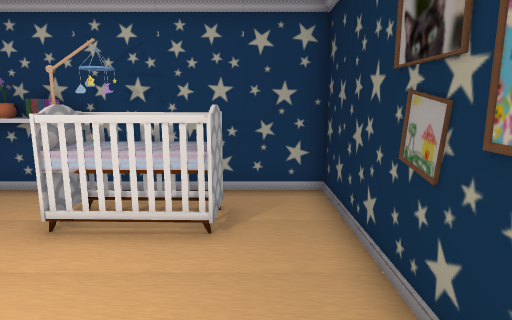
view 1 (above)

12 first-person views from a walk through a 3-D level made in the Unity game engine. The camera is 1.2 m above the floor, tilts 10° down and sees 75° across. Doors are open. The floor is counted in squares, 0.5 m on a side. Each view is taken from the middle of a square. On the plan, view 1 faces up. The plan holds only what a view shows up to about 20 squares ahead; the rest is blank. The place goes on beyond the plan. The player is left out. Some animated figures are left out. Some surface patterns are stand-ins.

view 2
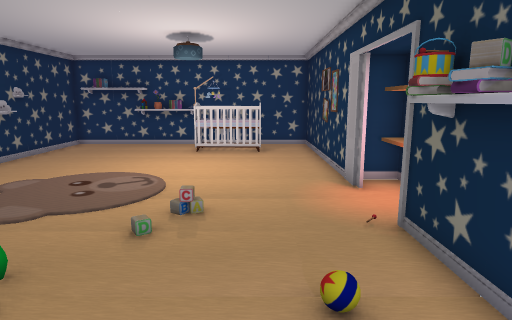

view 3
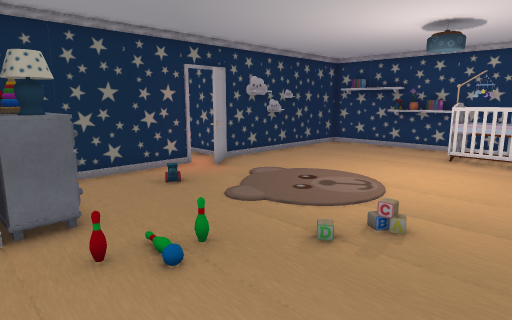

view 4
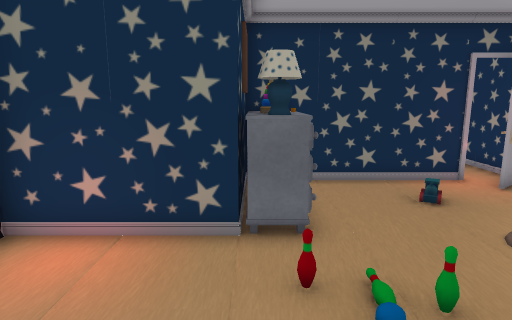

view 5
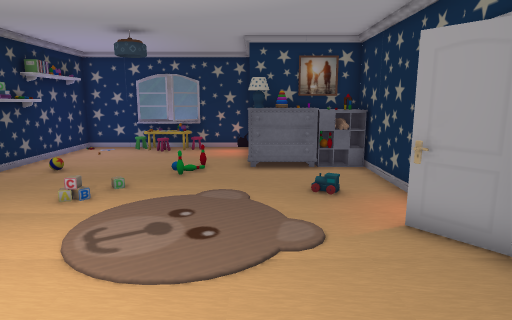

view 6
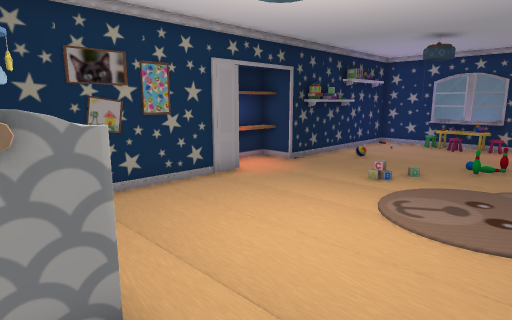

view 7
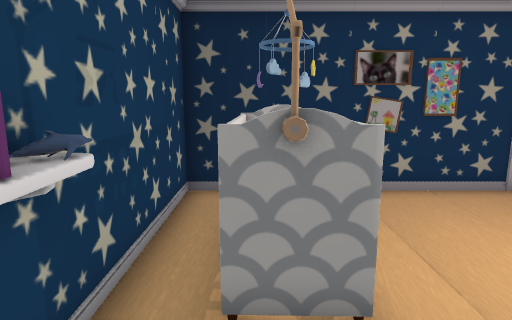

view 8
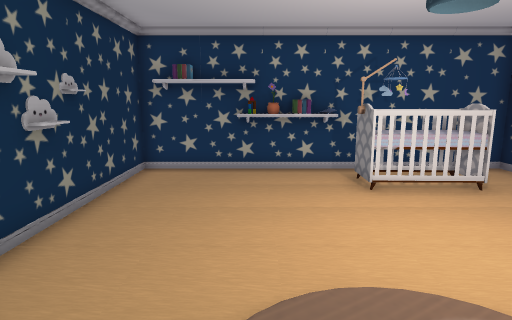

view 9
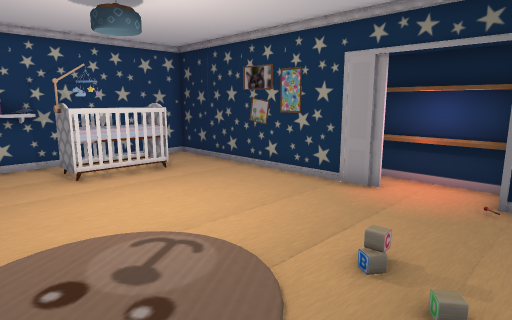

view 10
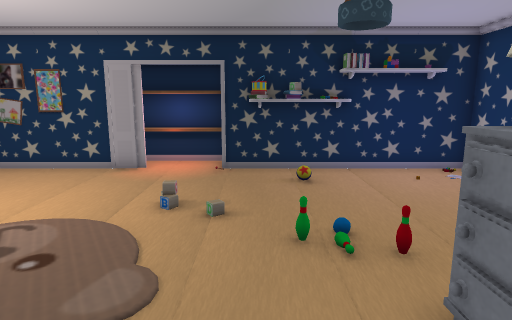

view 11
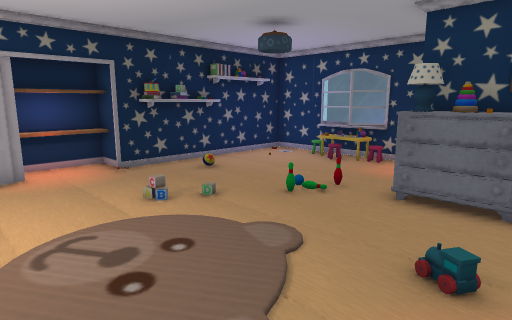

view 12
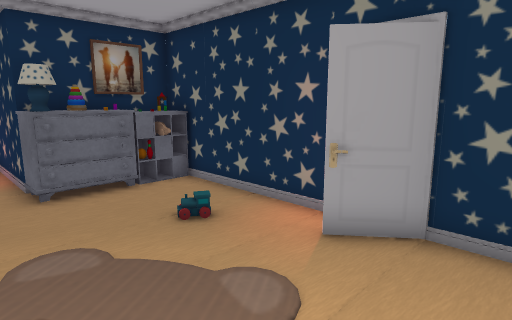

### Floor plan
Key: @ floor where view 1 was taken; # wall or solid block; . floor; D open door; = window, fence, low wall or low ledge.
Columns run from 11 left of view 1 to 3 right of it. Each row starts with its distance up from view 1.
  9 ##############
  8 ########.....#
  7 #......====..#
  6 #......#===..#
  5 #............#
  4 #............#
  3 #............#
  2 #............#
  1 #............#
  0 #...... ...@.##
 -1 ##...........##
 -2 #.............#
 -3 #........#...D#
 -4 #.#..........D#
 -5 #...........##
 -6 #.....#.... ##
 -7 #####...... #
 -8 #####.......#
 -9     #.......#
-10     #.......#
-11     #...  ..#
-12     #  ######

Where each view was taken, in squares from view 1:
view 1: 0 up, 0 right, facing up
view 2: 10 down, 1 left, facing up
view 3: 9 down, 0 right, facing up-left
view 4: 8 down, 1 left, facing left
view 5: 5 up, 7 left, facing down
view 6: 7 up, 7 left, facing down-right
view 7: 7 up, 7 left, facing right
view 8: 3 down, 7 left, facing up
view 9: 5 down, 7 left, facing up-right
view 10: 5 down, 10 left, facing right
view 11: 1 up, 10 left, facing down-right
view 12: 2 up, 5 left, facing down-left
